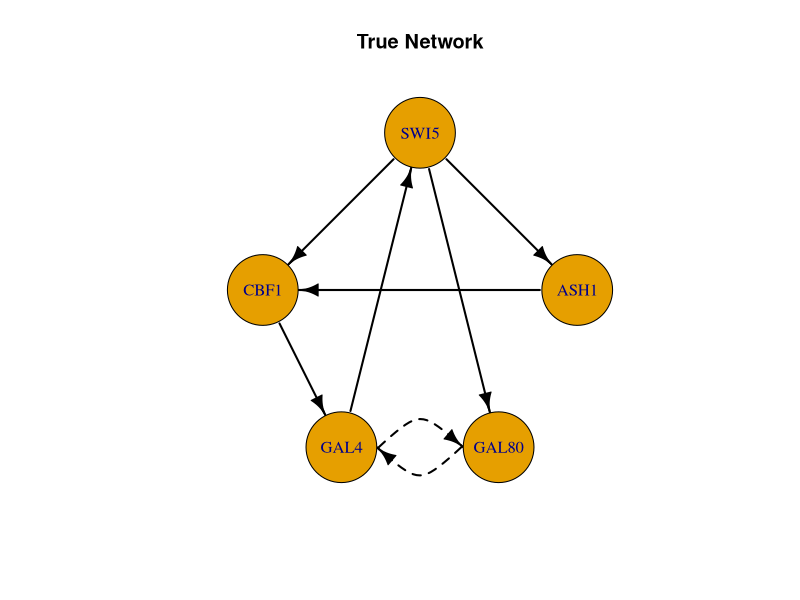

R code for this plot:
# Graph of relations
library(igraph)
gen.names = c('CBF1','GAL4','SWI5','GAL80','ASH1')
yeast.true.relation = matrix(c(0,1,0,0,0,0,0,1,1,0,1,0,0,1,1,0,1,0,0,0,1,0,0,0,0), nr =5)
yeast.true.relation.und = (yeast.true.relation + t(yeast.true.relation))!=0
colnames(yeast.true.relation) = gen.names
rownames(yeast.true.relation) = gen.names

g = graph.adjacency(t(yeast.true.relation))
plot(g, vertex.size = 45, main = 'True Network',layout = matrix(c(1,2,3,4,5,1,0,2,0,1),nc = 2), edge.lty =c(1,1,2,1,1,1,2,1,1), edge.curved = c(0,0,1,0,0,0,1,0,0), edge.width = 2, edge.color = 'black'
)